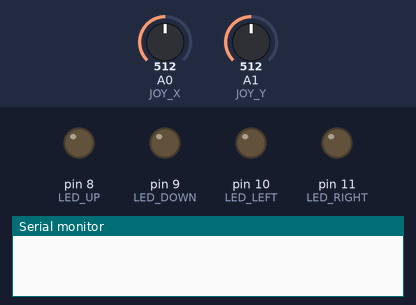
A sketch run on a simulated Arduino Uno, built with avr-gcc and run on an emulated ATmega328P. On the bench: output pins drawn as LEDs (lit = HIGH), the last lines printed to the serial monitor. The inputs (shaded band) are chosen by the test bench; at power-on: A0 (JOY_X) = 512, A1 (JOY_Y) = 512.

Above: at 1.2 s.
1.3 s: A0 (JOY_X) set to 557
2.8 s: A0 (JOY_X) set to 582
At 4.0 s:
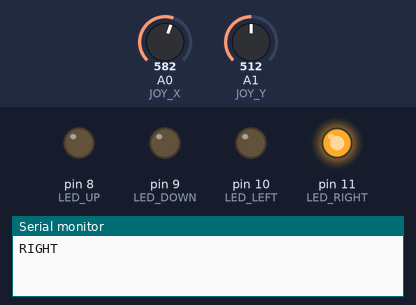
4.3 s: A0 (JOY_X) set to 0
At 5.1 s:
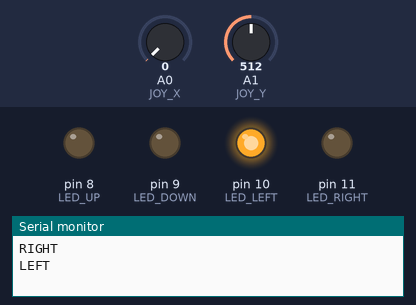
5.8 s: A0 (JOY_X) set to 56
7.3 s: A0 (JOY_X) set to 64
At 8.3 s:
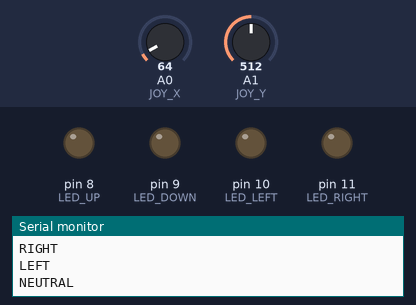
8.8 s: A1 (JOY_Y) set to 566
10.3 s: A1 (JOY_Y) set to 582
At 11.1 s:
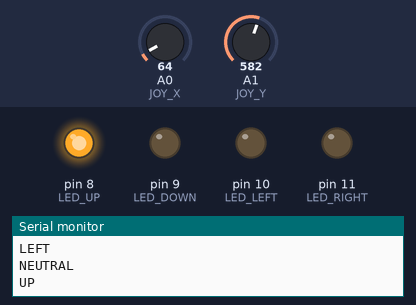
Timing chart, 0 to 12.8 s (numbered marks = the images above; inputs shaded):
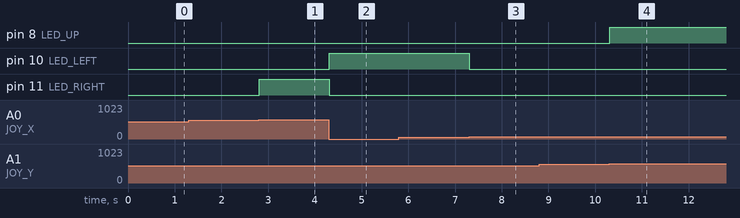

The sketch:

Embedded_Lab_joystick_led.ino
```cpp
// Lab Task 2 - Joystick (A0/A1) -> 4 directions -> 4 LEDs + Serial Monitor
// Arduino Uno: VRx=A0, VRy=A1
// LEDs: D8=UP, D9=DOWN, D10=LEFT, D11=RIGHT (you can change mapping)

const int JOY_X = A0;
const int JOY_Y = A1;

// LED pins (change if you wired differently)
const int LED_UP    = 8;
const int LED_DOWN  = 9;
const int LED_LEFT  = 10;
const int LED_RIGHT = 11;

// Thresholds & dead-zone (tune if needed)
const int CENTER = 512;          // expected center for 10-bit ADC
const int DEADZONE = 60;         // +/- around center treated as neutral

// Derived thresholds
const int LOW_TH  = DEADZONE;  // below this -> negative direction
const int HIGH_TH = CENTER + DEADZONE;  // above this -> positive direction

enum Direction { NEUTRAL, UP, DOWN, LEFT, RIGHT };
Direction lastDir = NEUTRAL;

void allLedsOff() {
  digitalWrite(LED_UP, LOW);
  digitalWrite(LED_DOWN, LOW);
  digitalWrite(LED_LEFT, LOW);
  digitalWrite(LED_RIGHT, LOW);
}

void setDirLed(Direction dir) {
  allLedsOff();
  switch (dir) {
    case UP:    digitalWrite(LED_UP, HIGH); break;
    case DOWN:  digitalWrite(LED_DOWN, HIGH); break;
    case LEFT:  digitalWrite(LED_LEFT, HIGH); break;
    case RIGHT: digitalWrite(LED_RIGHT, HIGH); break;
    default: /* NEUTRAL */ break;
  }
}

const char* dirToText(Direction dir) {
  switch (dir) {
    case UP: return "UP";
    case DOWN: return "DOWN";
    case LEFT: return "LEFT";
    case RIGHT: return "RIGHT";
    default: return "NEUTRAL";
  }
}

void setup() {
  Serial.begin(9600);

  pinMode(LED_UP, OUTPUT);
  pinMode(LED_DOWN, OUTPUT);
  pinMode(LED_LEFT, OUTPUT);
  pinMode(LED_RIGHT, OUTPUT);

  allLedsOff();
}

void loop() {
  int x = analogRead(JOY_X);
  int y = analogRead(JOY_Y);

  Direction dir = NEUTRAL;

  // Decide direction:
  // Priority choice: LEFT/RIGHT first, else UP/DOWN.
  // (You can swap priority if you prefer.)
  if (x < LOW_TH) dir = LEFT;
  else if (x > HIGH_TH) dir = RIGHT;
  else if (y < LOW_TH) dir = DOWN;
  else if (y > HIGH_TH) dir = UP;
  else dir = NEUTRAL;

  // Update outputs only if direction changed
  if (dir != lastDir) {
    setDirLed(dir);
    Serial.println(dirToText(dir));
    lastDir = dir;
  }

  // Small delay to reduce flicker/spam (still real-time)
  delay(20);
}
```

Measured:
- the behaviour switches between 572 and 573 on A0 (JOY_X) (found by bisection; images 0 and 1)
- the behaviour switches between 59 and 60 on A0 (JOY_X) (found by bisection; images 2 and 3)
- the behaviour switches between 572 and 573 on A1 (JOY_Y) (found by bisection; images 3 and 4)
- after the input at 1.3 s, every drawn part: stays the same
- after the input at 2.8 s, pin 11 (LED_RIGHT): LOW → HIGH at once
- after the input at 4.3 s, pin 10 (LED_LEFT): LOW → HIGH at once; pin 11 (LED_RIGHT): HIGH → LOW at once
- after the input at 5.8 s, every drawn part: stays the same
- after the input at 7.3 s, pin 10 (LED_LEFT): HIGH → LOW at once
- after the input at 8.8 s, every drawn part: stays the same
- after the input at 10.3 s, pin 8 (LED_UP): LOW → HIGH at once
